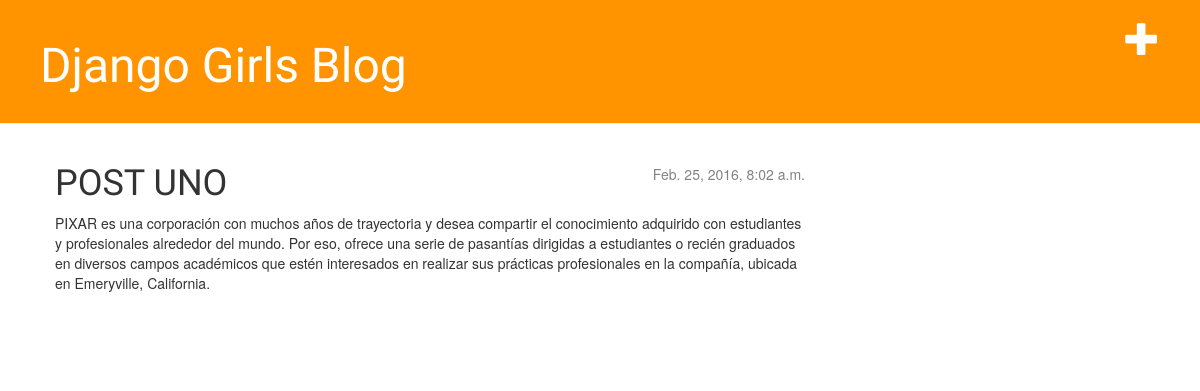
The app's page /post/1/ with its own data.
### blog/models.py (models this page shows, shortened)
class Post(models.Model):
        author = models.ForeignKey('auth.User')
        title = models.CharField(max_length=200)
        text = models.TextField()
        created_date = models.DateTimeField(
                default=timezone.now)
        published_date = models.DateTimeField(
                blank=True, null=True)

### blog/views.py (the view)
# urls.py: url(r'^post/(?P<pk>[0-9]+)/$', views.post_detail),
def post_detail(request, pk):
        post = get_object_or_404(Post, pk=pk)
        return render(request, 'blog/post_detail.html', {'post': post})

### blog/templates/blog/post_detail.html
{% extends 'blog/base.html' %}
{% block content %}
    <div class="post">
        {% if post.published_date %}
            <div class="date">
                {{ post.published_date }}
            </div>
        {% endif %}
        <h1>{{ post.title }}</h1>
        <p>{{ post.text|linebreaks }}</p>
    </div>
{% endblock %}

### blog/static/css/blog.css (style rules this page uses)
h1, h2, h3, h4 { font-family: 'Lobster', cursive; }
.date { float: right; color: #828282; }
.post { margin-bottom: 70px; }

### records on screen
Post: published_date "Feb. 25, 2016, 8:02 a.m.", title "POST UNO", text "PIXAR es una corporación con muchos años de trayectoria y desea compartir el conocimiento adquirido con estudiantes y profesionales alrededor del mundo. Por eso, ofrece una serie de pasantías dirigidas a estudiantes o recién graduados en diversos campos académicos que estén interesados en realizar sus prácticas profesionales en la compañía, ubicada en Emeryville, California."
